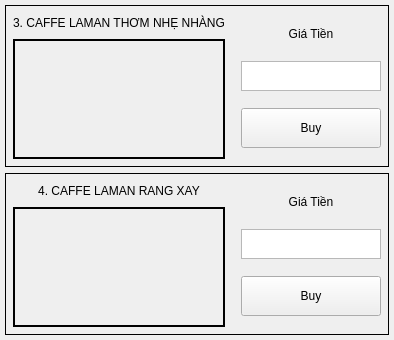
          <widget class="QFrame" name="verticalFrame_8">
           <property name="frameShape">
            <enum>QFrame::NoFrame</enum>
           </property>
           <layout class="QVBoxLayout" name="verticalLayout_17">
            <property name="leftMargin">
             <number>5</number>
            </property>
            <property name="topMargin">
             <number>5</number>
            </property>
            <property name="rightMargin">
             <number>5</number>
            </property>
            <property name="bottomMargin">
             <number>5</number>
            </property>
            <item>
             <widget class="QFrame" name="frame_14">
              <property name="frameShape">
               <enum>QFrame::Box</enum>
              </property>
              <layout class="QHBoxLayout" name="horizontalLayout_19">
               <property name="leftMargin">
                <number>2</number>
               </property>
               <property name="topMargin">
                <number>2</number>
               </property>
               <property name="rightMargin">
                <number>2</number>
               </property>
               <property name="bottomMargin">
                <number>2</number>
               </property>
               <item>
                <widget class="QFrame" name="frame_15">
                 <property name="sizePolicy">
                  <sizepolicy hsizetype="Expanding" vsizetype="Preferred">
                   <horstretch>0</horstretch>
                   <verstretch>0</verstretch>
                  </sizepolicy>
                 </property>
                 <property name="frameShape">
                  <enum>QFrame::NoFrame</enum>
                 </property>
                 <layout class="QVBoxLayout" name="verticalLayout_32">
                  <property name="leftMargin">
                   <number>5</number>
                  </property>
                  <property name="topMargin">
                   <number>5</number>
                  </property>
                  <property name="rightMargin">
                   <number>5</number>
                  </property>
                  <property name="bottomMargin">
                   <number>5</number>
                  </property>
                  <item>
                   <widget class="QLabel" name="nameID3">
                    <property name="sizePolicy">
                     <sizepolicy hsizetype="Expanding" vsizetype="Maximum">
                      <horstretch>0</horstretch>
                      <verstretch>0</verstretch>
                     </sizepolicy>
                    </property>
                    <property name="minimumSize">
                     <size>
                      <width>20</width>
                      <height>20</height>
                     </size>
                    </property>
                    <property name="maximumSize">
                     <size>
                      <width>5000</width>
                      <height>60</height>
                     </size>
                    </property>
                    <property name="frameShape">
                     <enum>QFrame::Box</enum>
                    </property>
                    <property name="lineWidth">
                     <number>0</number>
                    </property>
                    <property name="text">
                     <string>3. CAFFE LAMAN THƠM NHẸ NHÀNG</string>
                    </property>
                    <property name="alignment">
                     <set>Qt::AlignCenter</set>
                    </property>
                   </widget>
                  </item>
                  <item>
                   <widget class="QLabel" name="imageID3">
                    <property name="sizePolicy">
                     <sizepolicy hsizetype="Expanding" vsizetype="Maximum">
                      <horstretch>0</horstretch>
                      <verstretch>0</verstretch>
                     </sizepolicy>
                    </property>
                    <property name="minimumSize">
                     <size>
                      <width>120</width>
                      <height>120</height>
                     </size>
                    </property>
                    <property name="maximumSize">
                     <size>
                      <width>5000</width>
                      <height>250</height>
                     </size>
                    </property>
                    <property name="frameShape">
                     <enum>QFrame::Box</enum>
                    </property>
                    <property name="lineWidth">
                     <number>2</number>
                    </property>
                    <property name="text">
                     <string/>
                    </property>
                    <property name="pixmap">
                     <pixmap resource="../view/res/coofee.qrc">:/FOOD/Food/2.jpg</pixmap>
                    </property>
                    <property name="scaledContents">
                     <bool>true</bool>
                    </property>
                    <property name="alignment">
                     <set>Qt::AlignCenter</set>
                    </property>
                   </widget>
                  </item>
                 </layout>
                </widget>
               </item>
               <item>
                <widget class="QFrame" name="frame_8">
                 <property name="maximumSize">
                  <size>
                   <width>150</width>
                   <height>16777215</height>
                  </size>
                 </property>
                 <layout class="QVBoxLayout" name="verticalLayout_33">
                  <property name="leftMargin">
                   <number>5</number>
                  </property>
                  <property name="topMargin">
                   <number>5</number>
                  </property>
                  <property name="rightMargin">
                   <number>5</number>
                  </property>
                  <property name="bottomMargin">
                   <number>5</number>
                  </property>
                  <item>
                   <widget class="QLabel" name="imageAc_13">
                    <property name="sizePolicy">
                     <sizepolicy hsizetype="Maximum" vsizetype="Maximum">
                      <horstretch>0</horstretch>
                      <verstretch>0</verstretch>
                     </sizepolicy>
                    </property>
                    <property name="minimumSize">
                     <size>
                      <width>20</width>
                      <height>20</height>
                     </size>
                    </property>
                    <property name="maximumSize">
                     <size>
                      <width>150</width>
                      <height>20</height>
                     </size>
                    </property>
                    <property name="frameShape">
                     <enum>QFrame::Box</enum>
                    </property>
                    <property name="lineWidth">
                     <number>0</number>
                    </property>
                    <property name="text">
                     <string>Giá Tiền</string>
                    </property>
                    <property name="alignment">
                     <set>Qt::AlignCenter</set>
                    </property>
                   </widget>
                  </item>
                  <item>
                   <widget class="QTextEdit" name="totalCoinID3">
                    <property name="maximumSize">
                     <size>
                      <width>500</width>
                      <height>30</height>
                     </size>
                    </property>
                    <property name="readOnly">
                     <bool>true</bool>
                    </property>
                   </widget>
                  </item>
                  <item>
                   <widget class="QPushButton" name="btnBuyID3">
                    <property name="sizePolicy">
                     <sizepolicy hsizetype="Expanding" vsizetype="Fixed">
                      <horstretch>0</horstretch>
                      <verstretch>0</verstretch>
                     </sizepolicy>
                    </property>
                    <property name="minimumSize">
                     <size>
                      <width>0</width>
                      <height>40</height>
                     </size>
                    </property>
                    <property name="text">
                     <string>Buy</string>
                    </property>
                    <property name="ID" stdset="0">
                     <number>3</number>
                    </property>
                    <attribute name="buttonGroup">
                     <string notr="true">buy_buttonGroup</string>
                    </attribute>
                   </widget>
                  </item>
                 </layout>
                </widget>
               </item>
              </layout>
             </widget>
            </item>
            <item>
             <widget class="QFrame" name="frame_9">
              <property name="frameShape">
               <enum>QFrame::Box</enum>
              </property>
              <layout class="QHBoxLayout" name="horizontalLayout_6">
               <property name="leftMargin">
                <number>2</number>
               </property>
               <property name="topMargin">
                <number>2</number>
               </property>
               <property name="rightMargin">
                <number>2</number>
               </property>
               <property name="bottomMargin">
                <number>2</number>
               </property>
               <item>
                <widget class="QFrame" name="frame_10">
                 <property name="sizePolicy">
                  <sizepolicy hsizetype="Expanding" vsizetype="Preferred">
                   <horstretch>0</horstretch>
                   <verstretch>0</verstretch>
                  </sizepolicy>
                 </property>
                 <property name="frameShape">
                  <enum>QFrame::NoFrame</enum>
                 </property>
                 <layout class="QVBoxLayout" name="verticalLayout_18">
                  <property name="leftMargin">
                   <number>5</number>
                  </property>
                  <property name="topMargin">
                   <number>5</number>
                  </property>
                  <property name="rightMargin">
                   <number>5</number>
                  </property>
                  <property name="bottomMargin">
                   <number>5</number>
                  </property>
                  <item>
                   <widget class="QLabel" name="nameID4">
                    <property name="sizePolicy">
                     <sizepolicy hsizetype="Expanding" vsizetype="Maximum">
                      <horstretch>0</horstretch>
                      <verstretch>0</verstretch>
                     </sizepolicy>
                    </property>
                    <property name="minimumSize">
                     <size>
                      <width>20</width>
                      <height>20</height>
                     </size>
                    </property>
                    <property name="maximumSize">
                     <size>
                      <width>5000</width>
                      <height>60</height>
                     </size>
                    </property>
                    <property name="frameShape">
                     <enum>QFrame::Box</enum>
                    </property>
                    <property name="lineWidth">
                     <number>0</number>
                    </property>
                    <property name="text">
                     <string>4. CAFFE LAMAN RANG XAY</string>
                    </property>
                    <property name="alignment">
                     <set>Qt::AlignCenter</set>
                    </property>
                   </widget>
                  </item>
                  <item>
                   <widget class="QLabel" name="imageID4">
                    <property name="sizePolicy">
                     <sizepolicy hsizetype="Expanding" vsizetype="Maximum">
                      <horstretch>0</horstretch>
                      <verstretch>0</verstretch>
                     </sizepolicy>
                    </property>
                    <property name="minimumSize">
                     <size>
                      <width>120</width>
                      <height>120</height>
                     </size>
                    </property>
                    <property name="maximumSize">
                     <size>
                      <width>5000</width>
                      <height>250</height>
                     </size>
                    </property>
                    <property name="frameShape">
                     <enum>QFrame::Box</enum>
                    </property>
                    <property name="lineWidth">
                     <number>2</number>
                    </property>
                    <property name="text">
                     <string/>
                    </property>
                    <property name="pixmap">
                     <pixmap resource="../view/res/coofee.qrc">:/FOOD/Food/3.jpg</pixmap>
                    </property>
                    <property name="scaledContents">
                     <bool>true</bool>
                    </property>
                    <property name="alignment">
                     <set>Qt::AlignCenter</set>
                    </property>
                   </widget>
                  </item>
                 </layout>
                </widget>
               </item>
               <item>
                <widget class="QFrame" name="frame_11">
                 <property name="maximumSize">
                  <size>
                   <width>150</width>
                   <height>16777215</height>
                  </size>
                 </property>
                 <layout class="QVBoxLayout" name="verticalLayout_19">
                  <property name="leftMargin">
                   <number>5</number>
                  </property>
                  <property name="topMargin">
                   <number>5</number>
                  </property>
                  <property name="rightMargin">
                   <number>5</number>
                  </property>
                  <property name="bottomMargin">
                   <number>5</number>
                  </property>
                  <item>
                   <widget class="QLabel" name="imageAc_8">
                    <property name="sizePolicy">
                     <sizepolicy hsizetype="Maximum" vsizetype="Maximum">
                      <horstretch>0</horstretch>
                      <verstretch>0</verstretch>
                     </sizepolicy>
                    </property>
                    <property name="minimumSize">
                     <size>
                      <width>20</width>
                      <height>20</height>
                     </size>
                    </property>
                    <property name="maximumSize">
                     <size>
                      <width>150</width>
                      <height>20</height>
                     </size>
                    </property>
                    <property name="frameShape">
                     <enum>QFrame::Box</enum>
                    </property>
                    <property name="lineWidth">
                     <number>0</number>
                    </property>
                    <property name="text">
                     <string>Giá Tiền</string>
                    </property>
                    <property name="alignment">
                     <set>Qt::AlignCenter</set>
                    </property>
                   </widget>
                  </item>
                  <item>
                   <widget class="QTextEdit" name="totalCoinID4">
                    <property name="maximumSize">
                     <size>
                      <width>500</width>
                      <height>30</height>
                     </size>
                    </property>
                    <property name="readOnly">
                     <bool>true</bool>
                    </property>
                   </widget>
                  </item>
                  <item>
                   <widget class="QPushButton" name="btnBuyID4">
                    <property name="sizePolicy">
                     <sizepolicy hsizetype="Expanding" vsizetype="Fixed">
                      <horstretch>0</horstretch>
                      <verstretch>0</verstretch>
                     </sizepolicy>
                    </property>
                    <property name="minimumSize">
                     <size>
                      <width>0</width>
                      <height>40</height>
                     </size>
                    </property>
                    <property name="text">
                     <string>Buy</string>
                    </property>
                    <property name="ID" stdset="0">
                     <number>4</number>
                    </property>
                    <attribute name="buttonGroup">
                     <string notr="true">buy_buttonGroup</string>
                    </attribute>
                   </widget>
                  </item>
                 </layout>
                </widget>
               </item>
              </layout>
             </widget>
            </item>
           </layout>
          </widget>
